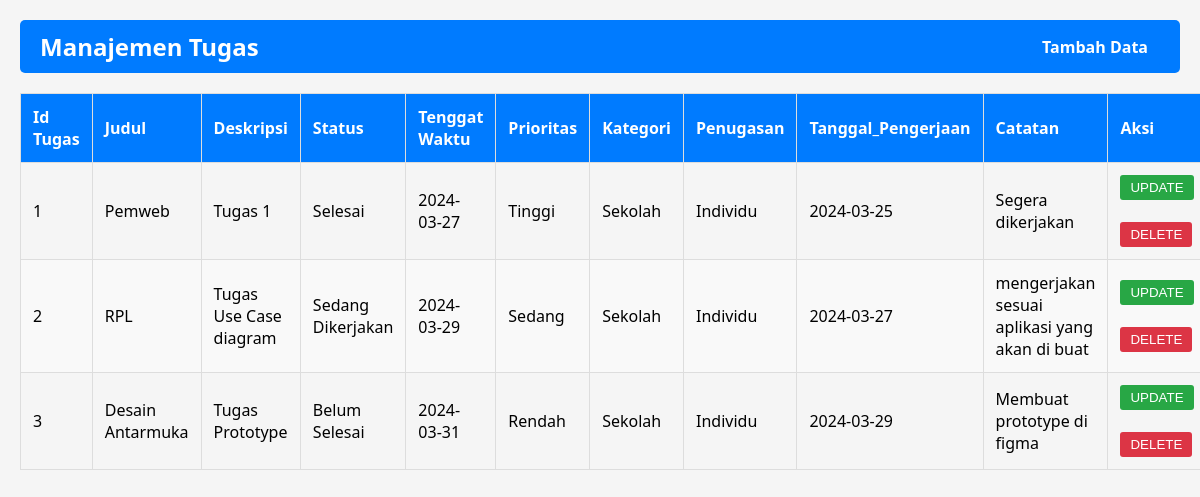
The page / on the database its author committed.
### tables this page shows
CREATE TABLE `list_tugas` (
  `Id_Tugas` int(50) NOT NULL,
  `Judul` char(225) DEFAULT NULL,
  `Deskripsi` varchar(225) DEFAULT NULL,
  `Status` char(20) DEFAULT NULL,
  `Tenggat_Waktu` date DEFAULT NULL,
  `Prioritas` char(20) DEFAULT NULL,
  `Kategori` char(20) DEFAULT NULL,
  `Penugasan` char(20) DEFAULT NULL,
  `Tanggal_Pengerjaan` date DEFAULT NULL,
  `Catatan` varchar(225) DEFAULT NULL
);

### conn.php (called while the page is built, shortened)
<?php
function connection() {
   $host = 'localhost';
   $username = 'root';
   $password = '';
   $dbName = "manajemen_tugas";
   $conn = mysqli_connect($host, $username, $password, $dbName);
  return $conn;
}

### index.php (the view, shortened to what this page needs)
<?php
include ('conn.php');
?>
<!DOCTYPE html>
<html lang="en">
<head>
    <link rel="stylesheet" href="styles.css">
</head>
<body>
    <?php
    $query = "SELECT * FROM list_tugas";
    $result = mysqli_query(connection(), $query); ?>
    <header class="header">
        <nav class="navbar">
            <div class="logo">
                <h1 class="heading">Manajemen Tugas</h1>
            </div>
            <div class="menu">
                <ul>
                    <li><a href="form.php" class="button tambah-data">Tambah Data</a></li>
                </ul>
            </div>
        </nav>
    </header>
    <div class="container">
        <table class="data-table">
            <thead>
                <tr>
                    <th>Id Tugas</th>
                    <th>Judul</th>
                    <th>Deskripsi</th>
                    <th>Status</th>
                    <th>Tenggat Waktu</th>
                    <th>Prioritas</th>
                    <th>Kategori</th>
                    <th>Penugasan</th>
                    <th>Tanggal_Pengerjaan</th>
                    <th>Catatan</th>
                    <th>Aksi</th>
                </tr>
            </thead>
            <tbody>
                <?php while ($data = mysqli_fetch_array($result)) : ?>
                    <tr>
                        <td><?php echo $data['Id_Tugas'];  ?></td>
                        <td><?php echo $data['Judul'];  ?></td>
                        <td><?php echo $data['Deskripsi'];  ?></td>
                        <td><?php echo $data['Status'];  ?></td>
                        <td><?php echo $data['Tenggat_Waktu'];  ?></td>
                        <td><?php echo $data['Prioritas'];  ?></td>
                        <td><?php echo $data['Kategori'];  ?></td>
                        <td><?php echo $data['Penugasan'];  ?></td>
                        <td><?php echo $data['Tanggal_Pengerjaan'];  ?></td>
                        <td><?php echo $data['Catatan'];  ?></td>
                        <td>
                            <form action="update.php" method="GET">
                                <button type="submit" class="button-update">UPDATE</button>
                             </form>
                             <br>
                             <form action="delete.php" method="POST">
                                <button type="submit" class="button-delete">DELETE</button>
                            </form>
                        </td>
                    </tr>
                <?php endwhile; ?>
            </tbody>
        </table>
    </div>
</body>
</html>

### styles.css (style rules this page uses)
* { margin: 0; padding: 0; box-sizing: border-box; }
body { font-family: 'Segoe UI', Tahoma, Geneva, Verdana, sans-serif; background-color: #f5f5f5; padding: 20px; }
.header { margin-bottom: 20px; }
.navbar { display: flex; justify-content: space-between; align-items: center; background-color: #007bff; padding: 10px 20px; border-radius: 5px; }
.logo { color: #fff; }
.menu ul { list-style-type: none; display: flex; }
.menu ul li { margin-right: 10px; }
.menu ul li:last-child { margin-right: 0; }
.menu ul li a { text-decoration: none; color: #fff; padding: 8px 12px; border-radius: 3px; }
.container { width: 100%; max-width: 1200px; margin: 0 auto; }
.button { text-decoration: none; font-weight: bold; color: #fff; background-color: #007bff; padding: 10px 20px; border-radius: 5px; transition: background-color 0.3s ease; border: none; cursor: pointer; }
.data-table { width: 100%; border-collapse: collapse; margin-bottom: 20px; }
.data-table th, .data-table td { border: 1px solid #ddd; padding: 12px; text-align: left; }
.data-table th { background-color: #007bff; color: #fff; }
.data-table tr:nth-child(even) { background-color: #f9f9f9; }
.button-update { background-color: #28a745; color: #fff; padding: 5px 10px; border: none; border-radius: 3px; cursor: pointer; }
.button-delete { background-color: #dc3545; color: #fff; padding: 5px 10px; border: none; border-radius: 3px; cursor: pointer; }

### rows shown on the page
list_tugas: Id_Tugas "1", Judul "Pemweb", Deskripsi "Tugas 1", Status "Selesai", Tenggat_Waktu "2024-03-27", Prioritas "Tinggi", Kategori "Sekolah", Penugasan "Individu", Tanggal_Pengerjaan "2024-03-25", Catatan "Segera dikerjakan"
list_tugas: Id_Tugas "2", Judul "RPL", Deskripsi "Tugas Use Case diagram", Status "Sedang Dikerjakan", Tenggat_Waktu "2024-03-29", Prioritas "Sedang", Kategori "Sekolah", Penugasan "Individu", Tanggal_Pengerjaan "2024-03-27", Catatan "mengerjakan sesuai aplikasi yang akan di buat"
list_tugas: Id_Tugas "3", Judul "Desain Antarmuka", Deskripsi "Tugas Prototype", Status "Belum Selesai", Tenggat_Waktu "2024-03-31", Prioritas "Rendah", Kategori "Sekolah", Penugasan "Individu", Tanggal_Pengerjaan "2024-03-29", Catatan "Membuat prototype di figma"
